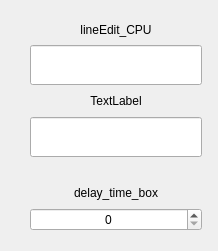
<?xml version="1.0" encoding="UTF-8"?>
<ui version="4.0">
 <class>Form</class>
 <widget class="QWidget" name="Form">
  <property name="geometry">
   <rect>
    <x>0</x>
    <y>0</y>
    <width>218</width>
    <height>251</height>
   </rect>
  </property>
  <property name="windowTitle">
   <string>Form</string>
  </property>
  <widget class="QWidget" name="verticalLayoutWidget">
   <property name="geometry">
    <rect>
     <x>30</x>
     <y>20</y>
     <width>172</width>
     <height>211</height>
    </rect>
   </property>
   <layout class="QVBoxLayout" name="verticalLayout">
    <item>
     <widget class="QLabel" name="label">
      <property name="text">
       <string>lineEdit_CPU</string>
      </property>
      <property name="alignment">
       <set>Qt::AlignCenter</set>
      </property>
     </widget>
    </item>
    <item>
     <widget class="QLineEdit" name="lineEdit_CPU">
      <property name="minimumSize">
       <size>
        <width>170</width>
        <height>40</height>
       </size>
      </property>
     </widget>
    </item>
    <item>
     <widget class="QLabel" name="lineEdit_RAM_2">
      <property name="text">
       <string>TextLabel</string>
      </property>
      <property name="alignment">
       <set>Qt::AlignCenter</set>
      </property>
     </widget>
    </item>
    <item>
     <widget class="QLineEdit" name="lineEdit_RAM">
      <property name="minimumSize">
       <size>
        <width>169</width>
        <height>40</height>
       </size>
      </property>
     </widget>
    </item>
    <item>
     <spacer name="horizontalSpacer">
      <property name="orientation">
       <enum>Qt::Horizontal</enum>
      </property>
      <property name="sizeHint" stdset="0">
       <size>
        <width>40</width>
        <height>20</height>
       </size>
      </property>
     </spacer>
    </item>
    <item>
     <widget class="QLabel" name="label_2">
      <property name="text">
       <string>delay_time_box</string>
      </property>
      <property name="alignment">
       <set>Qt::AlignCenter</set>
      </property>
     </widget>
    </item>
    <item>
     <widget class="QSpinBox" name="delay_time_box">
      <property name="sizePolicy">
       <sizepolicy hsizetype="Minimum" vsizetype="Fixed">
        <horstretch>150</horstretch>
        <verstretch>25</verstretch>
       </sizepolicy>
      </property>
      <property name="contextMenuPolicy">
       <enum>Qt::NoContextMenu</enum>
      </property>
      <property name="layoutDirection">
       <enum>Qt::LeftToRight</enum>
      </property>
      <property name="alignment">
       <set>Qt::AlignCenter</set>
      </property>
     </widget>
    </item>
   </layout>
  </widget>
 </widget>
 <resources/>
 <connections/>
</ui>
